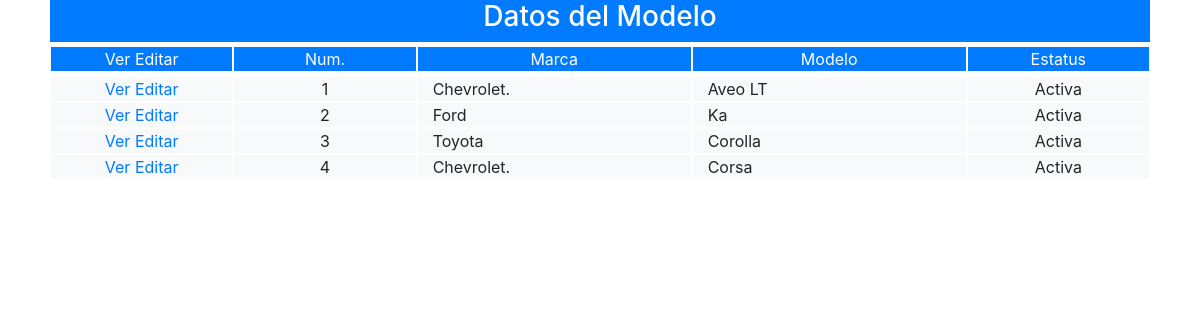
The page /frontend/pantalla/modelo/listar_modelo.php on the database its author committed.
### tables this page shows
CREATE TABLE IF NOT EXISTS `modelo` (
  `cod_mod` int(11) NOT NULL AUTO_INCREMENT,
  `nom_mod` varchar(35) NOT NULL,
  `fky_marca` int(11) NOT NULL,
  `est_mod` char(1) NOT NULL,
  PRIMARY KEY (`cod_mod`),
  KEY `fky_marca` (`fky_marca`)
);

CREATE TABLE IF NOT EXISTS `marca` (
  `cod_mar` int(11) NOT NULL AUTO_INCREMENT,
  `nom_mar` varchar(25) NOT NULL,
  `est_mar` char(1) NOT NULL,
  PRIMARY KEY (`cod_mar`),
  UNIQUE KEY `nom_mar` (`nom_mar`)
);

### backend/clase/permiso.class.php (called while the page is built, shortened)
<?php
require_once("utilidad.class.php");
class permiso extends utilidad
{   public $cod_per;
	public function validar_acceso($id_opc,$fky_usuario)
	{
		$sql="select est_per
		      from  permiso
		      where
		      fky_opcion=$id_opc and
		      fky_usuario=$fky_usuario";
		      return $this->ejecutar($sql);
	}
}
?>

### backend/clase/utilidad.class.php (called while the page is built, shortened)
<?php
class utilidad
{
    private $servidor="localhost";
    private $usuario="root";
    private $clave="";
    private $base_datos="febrero";
    public  $mysqli;
   public function conectar(){
   		$this->mysqli = new mysqli($this->servidor, $this->usuario, $this->clave, $this->base_datos);
   }
	public function ejecutar($sql){
		return $this->mysqli->query($sql);
	}
	public function extraer_dato($pun_bds){
		return $pun_bds->fetch_assoc();
	}
}
?>

### backend/clase/modelo.class.php (called while the page is built, shortened)
<?php
require_once("utilidad.class.php");
class modelo extends utilidad
{
   public function filtrar($cod_mod,$nom_mod,$est_mod){
        $filtro1 = ($cod_mod!="") ? "and cod_mod=$cod_mod":"";
        $filtro2 = ($nom_mod!="") ? "and nom_mod like '%$nom_mod%'":"";
        $filtro3 = ($est_mod!="") ? "and est_mod='$est_mod'":"";
        $sql="select m.*,mm.nom_mar
              from modelo m,marca mm
              where
              m.fky_marca=mm.cod_mar
              $filtro1 $filtro2 $filtro3;";
        return $this->ejecutar($sql);
   }
}
?>

### frontend/pantalla/modelo/listar_modelo.php (the view, shortened to what this page needs)
<?php
require("../../../backend/clase/modelo.class.php");
require("../../../backend/clase/permiso.class.php");
$obj=new modelo;
$objPermiso=new permiso;
$permiso=$objPermiso->validar_acceso($opcion=1,$fky_usuario=1,$token=md5("12345"));
$acceso=$objPermiso->extraer_dato($permiso);
if($acceso["est_per"]=="A")
{
?>
<!DOCTYPE html>
<html lang="en">
<head>
	<link rel="stylesheet" href="../../bootstrap-4.0/css/bootstrap.min.css">
</head>
<body>
<form action="listar_modelo.php" method="POST">
	<div class="container-fluid">
	<div class="row justify-content-center">
	<div class="col-11 text-center ">
	 <div class="row bg-primary text-white">
	 	 <div class="col-12 text-center">
	  	<h3>Datos del Modelo</h3>
	 	 </div>
	  </div>
	  <div class="row mt-1 bg-primary text-white text-center">
	  	<div class="col-md-2 col-12 border border-white">
		  Ver
		  Editar
		</div>
		<div class="col-md-2 col-12  border border-white">
		     <span>Num.</span>
		</div>
		<div class="col-md-3 col-12 border border-white ">
		     <span>Marca</span>
		</div>
		<div class="col-md-3 col-12 border border-white ">
		     <span>Modelo</span>
		</div>
		<div class="col-md-2 col-12 border border-white">
		     <span>Estatus</span>
		</div>
		</div>
	    <div class="row mt-1 justify-content-center bg-light">
		<?php
		$num_fil=0;
		$resultado=$obj->filtrar("",$obj->nom_mod,"");
		while(($datos=$obj->extraer_dato($resultado))>0){
		$num_fil++;
		?>
		<div class="col-md-2 col-12 border border-white text-center">
		  <a href="<?php echo "ver_modelo.php?cod_mod=$datos[cod_mod]"?>">Ver</a>
		  <a href="<?php echo "modificar_modelo.php?cod_mod=$datos[cod_mod]"?>">Editar</a>
		</div>
		<div class="col-md-2 col-12 border border-white">
		     <span><?php echo $num_fil; ?></span>
		</div>
		<div class="col-md-3 col-12 border border-white text-left">
		     <span><?php echo $datos['nom_mar']; ?></span>
		</div>
		<div class="col-md-3 col-12 border border-white text-left">
		     <span><?php echo $datos['nom_mod']; ?></span>
		</div>
		<div class="col-md-2 col-12 border border-white">
		     <span>
		     	<?php echo ($datos['est_mod']=="A") ? "Activa":"Inactiva"; ?>
		     </span>
		</div>
		<?php
		}
		?>
	  </div>
	  </div>
	 </div>
	</div>
</form>
</body>
</html>
<?php
}else{
	$obj->mensaje("danger","No tienes permiso de accesar a esta p&aacute;gina");
}
?>

### rows shown on the page
modelo: fky_marca.nom_mar "Chevrolet.", nom_mod "Aveo LT", est_mod "Activa"
modelo: fky_marca.nom_mar "Ford", nom_mod "Ka", est_mod "Activa"
modelo: fky_marca.nom_mar "Toyota", nom_mod "Corolla", est_mod "Activa"
modelo: fky_marca.nom_mar "Chevrolet.", nom_mod "Corsa", est_mod "Activa"
